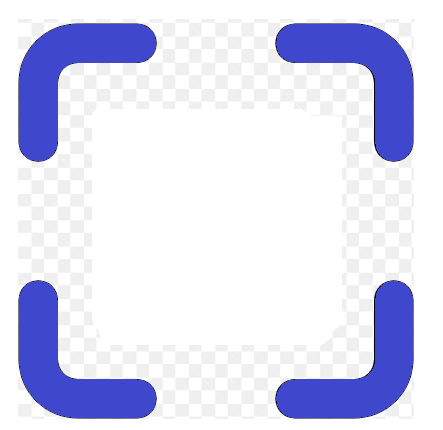
#> input picture cv_resources/marco_rostro.png, 443 x 430 px
$ python face.py
#> lines starting #> are read from the running program, lines starting #| are printed output that depends on the picture; after the words box and inside, x2 and y2 are one past the last pixel; in counts of white or black regions, pixels touching at a corner belong together
import cv2
import numpy as np
import os
import pickle
import time
from datetime import datetime
import threading

# import psycopg2
# from psycopg2.extras import Json


# [10 lines left out: function superponer_imagen, not called in this run]


class SistemaAutenticacionFacial:
    def __init__(self):
        """Constructor de la clase"""
        # ── Carpeta dedicada para datos faciales ──────────────────────
        self.data_dir = "facial_data"
        os.makedirs(self.data_dir, exist_ok=True)  # La crea si no existe

        # Rutas centralizadas
        self.ruta_modelo   = os.path.join(self.data_dir, "modelo_facial_auth.yml")
        self.ruta_ids      = os.path.join(self.data_dir, "ids_faciales.pkl")
        self.ruta_usuarios = os.path.join(self.data_dir, "usuarios_auth.pkl")

        self.usuarios = {}  # Este diccionario ahora solo se usa para el modelo facial interno
        self.ids_a_usuarios = {}
        self.detector_rostros = cv2.CascadeClassifier(
            cv2.data.haarcascades + "haarcascade_frontalface_default.xml"
        )
        self.reconocedor = cv2.face.LBPHFaceRecognizer_create()
        # No cargamos automáticamente al iniciar, lo haremos bajo demanda
        # self.cargar_usuarios()
        # self.cargar_model_facial()

    # [73 lines left out: functions cargar_usuarios, guardar_usuarios, cargar_model_facial, cargar_modelo_por_usuario, guardar_modelo_facial, guardar_modelo_usuario, not called in this run]

    def capturar_rostro_auto(self, usuario_id, nombre_usuario):
        """
        Versión automática para ser llamada desde Flet
        No pide datos, solo ejecuta la captura
        Retorna: (success, mensaje)
        """
#> called with usuario_id = 1, nombre_usuario = 'Usuario Prueba'
        print(f"Iniciando captura automática para: {nombre_usuario} (ID: {usuario_id})")

        # Verificar cámara
        camara = cv2.VideoCapture(0)
        if not camara.isOpened():
            return False, "No se puede acceder a la cámara"

        camara.set(cv2.CAP_PROP_FRAME_WIDTH, 640)
        camara.set(cv2.CAP_PROP_FRAME_HEIGHT, 480)

        icono_marco = cv2.imread("cv_resources/marco_rostro.png", cv2.IMREAD_UNCHANGED)
#> icono_marco is the input picture: shape (430, 443, 4); mean B, G, R, A 242.4, 219.8, 218.3, 45.6

        rostros = []
        capturas = 0
        capturas_requeridas = 30
        ventana_nombre = f"Registro Facial - {nombre_usuario}"

        while capturas < capturas_requeridas:
            ret, frame = camara.read()
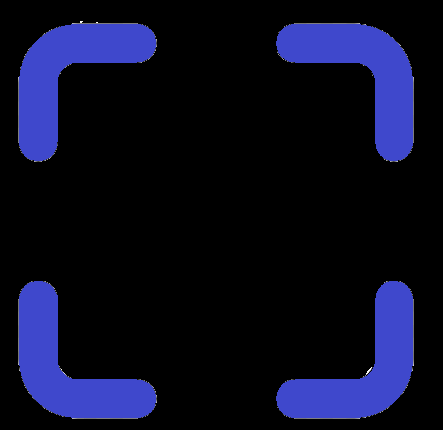
#> input picture auth/cv_resources/marco_rostro.png, 443 x 430 px, given in place of the camera
#> frame is the input picture: shape (430, 443, 3); mean B, G, R 35.4, 12.9, 11.3
            if not ret:
                break

            frame = cv2.flip(frame, 1)
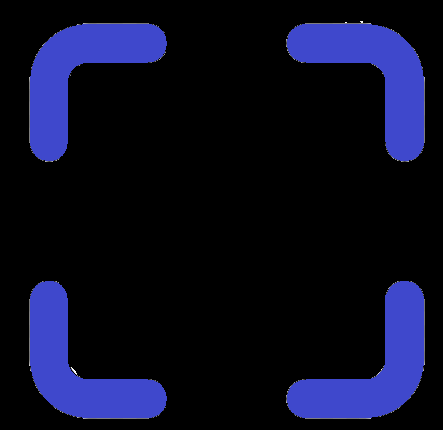
#> frame: shape (430, 443, 3); mean B, G, R 35.4, 12.9, 11.3
            gris = cv2.cvtColor(frame, cv2.COLOR_BGR2GRAY)
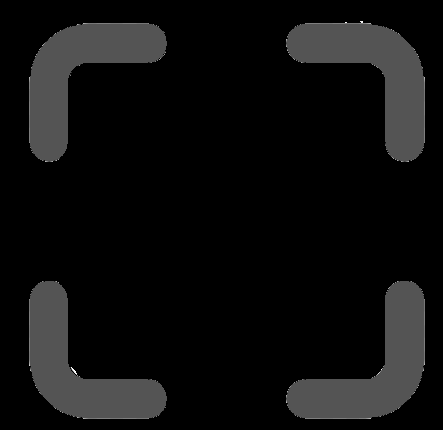
#> gris: shape (430, 443); min 0, max 255, mean 14.9

            rostros_detectados = self.detector_rostros.detectMultiScale(
                gris,
                scaleFactor=1.1,
                minNeighbors=5,
                minSize=(100, 100)
            )
#> rostros_detectados = ()

            frame_mostrar = frame.copy()

            # Dibujo de detecciones
            for (x, y, w, h) in rostros_detectados:
                if icono_marco is not None:
                    frame_mostrar = superponer_imagen(frame_mostrar, icono_marco, x, y, w, h)
                else:
                    cv2.rectangle(frame_mostrar, (x, y), (x+w, y+h), (0, 255, 0), 2)
#> this loop made 0 passes

            # Mostrar contador
            cv2.putText(frame_mostrar, f"Capturas: {capturas}/{capturas_requeridas}",
                       (10, 30), cv2.FONT_HERSHEY_SIMPLEX, 0.7, (255, 255, 255), 2)
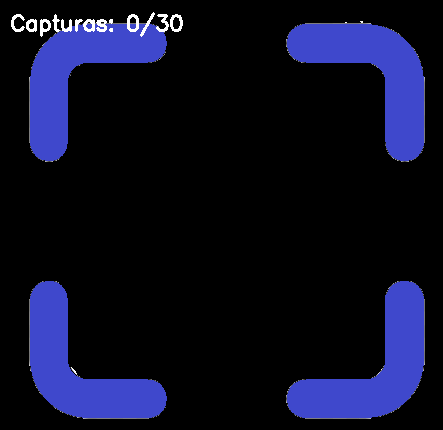
#> frame_mostrar: shape (430, 443, 3); 0.62% of pixels changed, all inside (x1, y1, x2, y2) = (11, 12, 183, 37)

            # Capturar si hay exactamente un rostro
            if len(rostros_detectados) == 1:
                x, y, w, h = rostros_detectados[0]
                region_rostro = gris[y:y+h, x:x+w]
                rostro_redim = cv2.resize(region_rostro, (200, 200))
                rostros.append(rostro_redim)
                capturas += 1
                print(f"Captura {capturas}/{capturas_requeridas}")
                time.sleep(0.3)

            cv2.imshow(ventana_nombre, frame_mostrar)
            cv2.setWindowProperty(ventana_nombre, cv2.WND_PROP_TOPMOST, 1)

            # Control de teclas
            key = cv2.waitKey(1) & 0xFF
#> (key Esc is pressed here)

            if key == 27:  # ESC
                camara.release()
                cv2.destroyAllWindows()
                return False, "Captura cancelada por el usuario"

        camara.release()
        cv2.destroyAllWindows()

        if len(rostros) >= 20:
            print(f"Se capturaron {len(rostros)} imágenes")
            return self.entrenar_modelo_usuario(rostros, usuario_id, nombre_usuario)
        else:
            return False, f"No hay suficientes capturas ({len(rostros)}/20)"

    # [164 lines left out: functions entrenar_modelo_usuario, verificar_rostro_auto, verificar_instalacion, not called in this run]

# Función de prueba para usar desde Flet
def probar_registro_facial(usuario_id, nombre_usuario):
    """
    Función de prueba para llamar desde Flet
    """
    sistema = SistemaAutenticacionFacial()
    return sistema.capturar_rostro_auto(usuario_id, nombre_usuario)

# [6 lines left out: function probar_verificacion_facial, not called in this run]

if __name__ == "__main__":
    # Solo para pruebas directas
    print("Modo de prueba - Simulando llamado desde Flet")
    usuario_prueba_id = 1
    nombre_prueba = "Usuario Prueba"

    print("\n1. Probando registro facial...")
    success, msg = probar_registro_facial(usuario_prueba_id, nombre_prueba)
    print(f"Resultado: {success} - {msg}")

    if success:
        print("\n2. Probando verificación facial...")
        verificado, confianza, msg = probar_verificacion_facial(usuario_prueba_id, nombre_prueba)
        print(f"Resultado: {verificado} - Confianza: {confianza} - {msg}")
